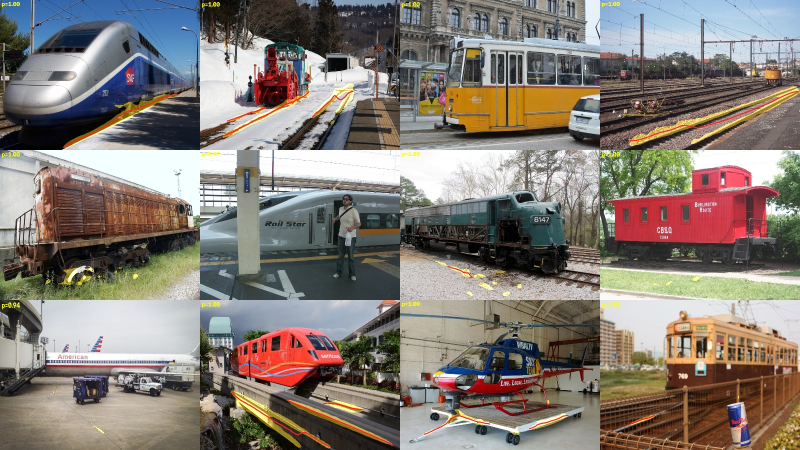
#> input picture runs/qa_holdout.jpg, 1600 x 900 px (shown at 1/2 size)
$ python -i geometric_rails.py   (imports and definitions only)   (older library calls are emulated)
#> lines starting #> are read from the running program, lines starting #| are printed output that depends on the picture
"""
geometric_rails.py — детектор рельсов на реальных фото классическими методами CV.

Рельсы — это не просто "две линии". У настоящего пути есть жёсткая структура:

  1. Оба рельса сходятся в одной точке схода (перспектива).
  2. Колея постоянна -> после перспективной РЕКТИФИКАЦИИ (вид сверху) рельсы
     становятся двумя прямыми на фиксированных координатах.
  3. Между рельсами лежат ШПАЛЫ — квазипериодические поперечные полосы.
     В ректифицированной полосе их период постоянен, поэтому автокорреляция
     профиля поперечных градиентов даёт резкий пик. Это самый сильный признак,
     отличающий путь от дороги/забора/случайных линий.
  4. Головка рельса — узкий гребень (ridge) яркости вдоль всей линии.

Модуль работает без обучения и используется:
  * как самостоятельный детектор;
  * как генератор псевдо-разметки для обучения нейросети (self-training):
    в обучение идут только кадры с высоким score.

API:
    det = detect_rails(bgr_image)
    mask = rails_to_mask(det, image.shape)
    vis  = draw_detection(image, det)
"""

from __future__ import annotations

from dataclasses import dataclass, field

import cv2
import numpy as np

# ---------------------------------------------------------------------------
WORK_WIDTH = 640           # рабочее разрешение по ширине
MIN_LINE_FRAC = 0.09       # мин. длина отрезка Хафа (доля высоты кадра)
VP_TOP_FRAC = 0.02         # допустимая зона точки схода по вертикали
VP_BOTTOM_FRAC = 0.90
MAX_CANDIDATES = 16        # сколько линий-кандидатов берём в перебор пар
RECT_ROWS, RECT_COLS = 128, 64      # размер ректифицированной полосы


@dataclass
class RailPair:
    """Одна колея: два рельса, заданные полилиниями в координатах кадра."""

    left: np.ndarray                  # (N,2) снизу вверх
    right: np.ndarray                 # (N,2)
    score: float
    parts: dict = field(default_factory=dict)
    vanishing_point: tuple[float, float] | None = None
    rectified: np.ndarray | None = None    # полоса "вид сверху" (для отладки)

    @property
    def center(self) -> np.ndarray:
        return (self.left + self.right) / 2.0


@dataclass
class RailDetection:
    pairs: list[RailPair] = field(default_factory=list)
    vanishing_point: tuple[float, float] | None = None
    score: float = 0.0
    scale: float = 1.0

    @property
    def found(self) -> bool:
        return len(self.pairs) > 0


# ---------------------------------------------------------------------------
# признаки изображения
# ---------------------------------------------------------------------------
def ridge_response(gray: np.ndarray, widths=(2, 3, 5, 8, 12)) -> np.ndarray:
    """Отклик на УЗКУЮ линию (светлую или тёмную) поперёк оси X.

        r_w(x) = min( I(x) - I(x-w), I(x) - I(x+w) )     — светлый гребень
                 min( I(x-w) - I(x), I(x+w) - I(x) )     — тёмный гребень

    В отличие от лапласиана, min(...) даёт отклик ТОЛЬКО если яркость падает
    с обеих сторон, т.е. это действительно узкая линия (головка рельса), а не
    ступенька (край платформы, стена дома, граница асфальта). Это критично:
    именно ступеньки давали ложные срабатывания.
    """
    g = cv2.GaussianBlur(gray, (0, 0), 1.0).astype(np.float32)
    best = np.zeros_like(g)
    for w in widths:
        left = np.roll(g, w, axis=1)
        right = np.roll(g, -w, axis=1)
        bright = np.minimum(g - left, g - right)
        dark = np.minimum(left - g, right - g)
        best = np.maximum(best, np.maximum(bright, dark))
    m = max(widths)
    best[:, :m] = 0
    best[:, -m:] = 0
    best = np.maximum(best, 0)
    hi = np.percentile(best, 99.0) + 1e-6
    return np.clip(best / hi, 0, 1)


def line_segments(gray: np.ndarray) -> tuple[np.ndarray, np.ndarray]:
    h, _ = gray.shape
    blur = cv2.GaussianBlur(gray, (5, 5), 0)
    med = float(np.median(blur))
    edges = cv2.Canny(blur, int(max(20, 0.66 * med)), int(min(255, 1.33 * med)))
    lines = cv2.HoughLinesP(edges, 1, np.pi / 180, threshold=45,
                            minLineLength=int(h * MIN_LINE_FRAC),
                            maxLineGap=int(h * 0.035))
    if lines is None or len(lines) == 0:
        return np.zeros((0, 4), np.float32), edges
    return np.asarray(lines, np.float32).reshape(-1, 4), edges


def estimate_vanishing_point(segs: np.ndarray, h: int, w: int) -> tuple[float, float] | None:
    """RANSAC по пересечениям длинных наклонных отрезков."""
    if len(segs) < 2:
        return None
    keep, lengths = [], []
    for s in segs:
        ang = abs(np.degrees(np.arctan2(s[3] - s[1], s[2] - s[0])))
        ang = min(ang, 180 - ang)
        ln = float(np.hypot(s[2] - s[0], s[3] - s[1]))
        if 8 < ang < 89 and ln > h * MIN_LINE_FRAC:
            keep.append(s)
            lengths.append(ln)
    if len(keep) < 2:
        return None
    keep = np.asarray(keep, np.float32)
    lengths = np.asarray(lengths, np.float32)

    p1 = np.stack([keep[:, 0], keep[:, 1], np.ones(len(keep))], 1)
    p2 = np.stack([keep[:, 2], keep[:, 3], np.ones(len(keep))], 1)
    lines = np.cross(p1, p2)
    norms = np.hypot(lines[:, 0], lines[:, 1]) + 1e-9

    rng = np.random.default_rng(0)
    n = len(lines)
    pairs = rng.integers(0, n, size=(min(600, max(50, n * 4)), 2))
    best_vp, best_inl = None, -1.0
    tol = max(3.0, h * 0.012)
    for i, j in pairs:
        if i == j:
            continue
        v = np.cross(lines[i], lines[j])
        if abs(v[2]) < 1e-6:
            continue
        vx, vy = float(v[0] / v[2]), float(v[1] / v[2])
        if not (-2.5 * w < vx < 3.5 * w and h * VP_TOP_FRAC < vy < h * VP_BOTTOM_FRAC):
            continue
        d = np.abs(lines[:, 0] * vx + lines[:, 1] * vy + lines[:, 2]) / norms
        inl = float(lengths[d < tol].sum())
        if inl > best_inl:
            best_inl, best_vp = inl, (vx, vy)
    return best_vp


# ---------------------------------------------------------------------------
# ректификация колеи ("вид сверху") и признаки пути
# ---------------------------------------------------------------------------
def rectify_strip(img: np.ndarray, xs_l: np.ndarray, xs_r: np.ndarray,
                  ys: np.ndarray, margin: float = 0.35,
                  rows: int = RECT_ROWS, cols: int = RECT_COLS) -> np.ndarray:
    """Развернуть полосу пути в прямоугольник.

    Строки ys уже выбраны равномерно по 1/(y - vy), т.е. равномерно по
    расстоянию в мире -> шпалы становятся равноотстоящими полосами.
    Колонки: t от -margin до 1+margin, где t=0 — левый рельс, t=1 — правый.
    """
    k = np.linspace(0, len(ys) - 1, rows)
    xl = np.interp(k, np.arange(len(ys)), xs_l)
    xr = np.interp(k, np.arange(len(ys)), xs_r)
    yy = np.interp(k, np.arange(len(ys)), ys)

    t = np.linspace(-margin, 1.0 + margin, cols)[None, :]
    map_x = (xl[:, None] + (xr - xl)[:, None] * t).astype(np.float32)
    map_y = np.repeat(yy[:, None], cols, axis=1).astype(np.float32)
    return cv2.remap(img, map_x, map_y, cv2.INTER_LINEAR,
                     borderMode=cv2.BORDER_REPLICATE)


def _autocorr_peak(profile: np.ndarray, min_lag: int = 3, max_lag: int = 40) -> float:
    """Сила периодичности профиля (0..1) — ищем шпалы."""
    p = profile - cv2.blur(profile.reshape(-1, 1), (1, 15)).ravel()   # детренд
    if p.std() < 1e-6:
        return 0.0
    p = (p - p.mean()) / (p.std() + 1e-9)
    n = len(p)
    max_lag = min(max_lag, n // 3)
    if max_lag <= min_lag:
        return 0.0
    ac = np.array([float(np.dot(p[:-l], p[l:]) / (n - l)) for l in range(min_lag, max_lag)])
    return float(np.clip(ac.max(), 0, 1))


def track_features(img_gray: np.ndarray, ridge: np.ndarray, sat: np.ndarray,
                   xs_l: np.ndarray, xs_r: np.ndarray, ys: np.ndarray) -> dict:
    """Признаки гипотезы "между xs_l и xs_r — колея"."""
    rect_g = rectify_strip(img_gray, xs_l, xs_r, ys)
    rect_r = rectify_strip(ridge, xs_l, xs_r, ys)
    rect_s = rectify_strip(sat, xs_l, xs_r, ys)
    rows, cols = rect_g.shape
    margin = 0.35
    t_axis = np.linspace(-margin, 1 + margin, cols)
    inner = (t_axis > 0.12) & (t_axis < 0.88)
    if inner.sum() < 4:
        return {}

    # --- 1. шпалы: поперечные градиенты внутри колеи, периодичные по глубине ---
    gk = np.abs(cv2.Sobel(rect_g.astype(np.float32), cv2.CV_32F, 0, 1, ksize=3))
    gu = np.abs(cv2.Sobel(rect_g.astype(np.float32), cv2.CV_32F, 1, 0, ksize=3))
    prof = gk[:, inner].mean(axis=1)
    sleeper_periodicity = _autocorr_peak(prof)
    transverse_ratio = float(np.clip(
        (gk[:, inner].mean() / (gu[:, inner].mean() + 1e-6) - 0.9) / 0.8, 0, 1))

    # --- 2. рельсы: пики ridge-отклика ровно на t=0 и t=1 ---
    col_prof = rect_r.mean(axis=0)
    col_prof = col_prof / (col_prof.mean() + 1e-6)
    def peak_at(t0: float, tol: float = 0.09) -> float:
        sel = np.abs(t_axis - t0) < tol
        return float(col_prof[sel].max()) if sel.any() else 0.0
    left_peak, right_peak = peak_at(0.0), peak_at(1.0)
    rail_peaks = float(np.clip((min(left_peak, right_peak) - 1.0) / 1.1, 0, 1))

    # --- 3. непрерывность рельса: в скольких строках рядом с t=0/1 есть отклик ---
    def continuity(t0: float, tol: float = 0.09) -> float:
        sel = np.abs(t_axis - t0) < tol
        if not sel.any():
            return 0.0
        band = rect_r[:, sel].max(axis=1)
        return float((band > 0.14).mean())
    cont = min(continuity(0.0), continuity(1.0))

    # --- 4. балласт между рельсами: слабо насыщенный, но текстурный ---
    grayness = float(np.clip(1.0 - rect_s[:, inner].mean() / 95.0, 0, 1))
    texture = float(np.clip(gk[:, inner].mean() / 16.0, 0, 1))

    # --- 5. симметрия рельсов ---
    symmetry = 1.0 - abs(left_peak - right_peak) / (left_peak + right_peak + 1e-6)

    return dict(sleepers=round(sleeper_periodicity, 3),
                transverse=round(transverse_ratio, 3),
                rail_peaks=round(rail_peaks, 3),
                continuity=round(cont, 3),
                grayness=round(grayness, 3),
                texture=round(texture, 3),
                symmetry=round(float(symmetry), 3),
                _rect=rect_g)


def score_from_features(f: dict, width_frac: float) -> float:
    """Свести признаки в один score [0..1]."""
    if not f:
        return 0.0
    if not (0.05 < width_frac < 0.9):
        return 0.0
    # Ключевые признаки: рельсы видны (continuity, rail_peaks) И между ними шпалы.
    rail_term = 0.5 * f["continuity"] + 0.5 * f["rail_peaks"]
    sleeper_term = 0.65 * f["sleepers"] + 0.35 * f["transverse"]
    context = 0.5 * f["grayness"] + 0.5 * f["texture"]
    score = (0.44 * rail_term + 0.34 * sleeper_term +
             0.12 * context + 0.10 * f["symmetry"])
    # штраф, если один из рельсов почти не виден
    if f["continuity"] < 0.25 or f["rail_peaks"] < 0.05:
        score *= 0.55
    return float(np.clip(score, 0, 1))


# ---------------------------------------------------------------------------
# геометрия гипотез
# ---------------------------------------------------------------------------
def _line_x_at_y(seg: np.ndarray, y: float) -> float | None:
    x1, y1, x2, y2 = seg
    if abs(y2 - y1) < 1e-6:
        return None
    return float(x1 + (y - y1) / (y2 - y1) * (x2 - x1))


def ridge_segments(ridge: np.ndarray, h: int) -> np.ndarray:
    """Отрезки, найденные прямо по карте гребней — это кандидаты в рельсы."""
    binm = (ridge > 0.22).astype(np.uint8) * 255
    binm = cv2.morphologyEx(binm, cv2.MORPH_CLOSE, np.ones((3, 3), np.uint8))
    lines = cv2.HoughLinesP(binm, 1, np.pi / 180, threshold=40,
                            minLineLength=int(h * MIN_LINE_FRAC),
                            maxLineGap=int(h * 0.05))
    if lines is None or len(lines) == 0:
        return np.zeros((0, 4), np.float32)
    return np.asarray(lines, np.float32).reshape(-1, 4)


def _mean_along(field: np.ndarray, seg: np.ndarray, n: int = 40) -> float:
    """Среднее значение карты вдоль отрезка (с допуском ±1 px)."""
    h, w = field.shape
    xs = np.linspace(seg[0], seg[2], n)
    ys = np.linspace(seg[1], seg[3], n)
    vals = []
    for x, y in zip(xs, ys):
        xi, yi = int(round(x)), int(round(y))
        if 0 <= yi < h and 1 <= xi < w - 1:
            vals.append(field[yi, xi - 1:xi + 2].max())
    return float(np.mean(vals)) if vals else 0.0


def _candidate_lines(segs: np.ndarray, vp: tuple[float, float],
                     h: int, w: int, ridge: np.ndarray) -> list[np.ndarray]:
    """Отрезки, продолжение которых проходит через точку схода И которые
    лежат на гребне яркости (то есть похожи на головку рельса)."""
    vx, vy = vp
    scored = []
    tol = max(4.0, h * 0.022)
    for s in segs:
        x1, y1, x2, y2 = s
        ln = float(np.hypot(x2 - x1, y2 - y1))
        if ln < h * MIN_LINE_FRAC:
            continue
        dist = abs((y2 - y1) * vx - (x2 - x1) * vy + x2 * y1 - y2 * x1) / (ln + 1e-9)
        if dist > tol:
            continue
        if max(y1, y2) < vy + h * 0.04:          # целиком выше горизонта
            continue
        rsup = _mean_along(ridge, s)
        if rsup < 0.06:                          # на линии нет гребня — не рельс
            continue
        scored.append((ln * (0.4 + rsup), s))
    scored.sort(key=lambda t: -t[0])
    return [s for _, s in scored[:MAX_CANDIDATES]]


def _depth_uniform_rows(vp_y: float, y_bottom: float, y_top: float, n: int) -> np.ndarray:
    """Строки, равномерные по расстоянию в мире (равномерные по 1/(y-vy))."""
    eps = 1e-3
    u0 = 1.0 / max(eps, y_bottom - vp_y)
    u1 = 1.0 / max(eps, y_top - vp_y)
    u = np.linspace(u0, u1, n)
    return (vp_y + 1.0 / np.maximum(u, eps)).astype(np.float32)


def _profile_through_vp(vp, x_anchor: float, y_anchor: float, ys: np.ndarray) -> np.ndarray:
    vx, vy = vp
    denom = y_anchor - vy
    if abs(denom) < 1e-6:
        return np.full_like(ys, x_anchor, dtype=np.float32)
    t = (ys - vy) / denom
    return (vx + t * (x_anchor - vx)).astype(np.float32)


def _refine_curve(ridge: np.ndarray, xs: np.ndarray, ys: np.ndarray,
                  search: int = 7) -> np.ndarray:
    """Подтянуть полилинию к локальным максимумам ridge (ловит кривые пути)."""
    h, w = ridge.shape
    out = xs.astype(np.float32).copy()
    shift = 0.0
    for i in range(len(ys)):
        yi = int(round(float(ys[i])))
        if not (0 <= yi < h):
            continue
        base = out[i] + shift * 0.6
        a, b = max(0, int(base - search)), min(w, int(base + search + 1))
        if b - a < 3:
            continue
        strip = ridge[yi, a:b]
        k = int(np.argmax(strip))
        if strip[k] < 0.12:
            shift *= 0.5
            continue
        new_x = float(a + k)
        shift = new_x - out[i]
        out[i] = 0.55 * out[i] + 0.45 * new_x
    if len(out) >= 7:
        out = np.convolve(np.pad(out, 3, mode="edge"), np.ones(7) / 7.0, mode="valid")
    return out.astype(np.float32)


# ---------------------------------------------------------------------------
def detect_rails(image: np.ndarray, max_pairs: int = 2, min_score: float = 0.45,
                 refine: bool = True) -> RailDetection:
    """Найти рельсы на кадре BGR."""
    if image is None or image.size == 0:
        return RailDetection()

    H, W = image.shape[:2]
    scale = WORK_WIDTH / W if W > WORK_WIDTH else 1.0
    img = cv2.resize(image, None, fx=scale, fy=scale, interpolation=cv2.INTER_AREA) \
        if scale != 1.0 else image.copy()
    h, w = img.shape[:2]

    gray = cv2.createCLAHE(2.0, (8, 8)).apply(cv2.cvtColor(img, cv2.COLOR_BGR2GRAY))
    sat = cv2.cvtColor(img, cv2.COLOR_BGR2HSV)[:, :, 1].astype(np.float32)
    ridge = ridge_response(gray)
    segs_edge, _ = line_segments(gray)
    segs_ridge = ridge_segments(ridge, h)
    segs = np.vstack([segs_edge, segs_ridge]) if len(segs_ridge) else segs_edge

    vp = estimate_vanishing_point(segs, h, w)
    det = RailDetection(scale=scale)
    if vp is None:
        return det
    det.vanishing_point = (vp[0] / scale, vp[1] / scale)

    cands = _candidate_lines(segs, vp, h, w, ridge)
    if len(cands) < 2:
        return det

    # якорная строка: чуть ниже самой нижней точки самого длинного кандидата
    y_anchor = float(min(h - 1, max(np.max(s[[1, 3]]) for s in cands)))
    y_anchor = max(y_anchor, vp[1] + h * 0.12)
    y_top = float(min(h - 5, max(0.0, vp[1]) + h * 0.05))
    if y_anchor - y_top < h * 0.12:
        return det
    ys = _depth_uniform_rows(vp[1], y_anchor, y_top, 64)

    anchors = []
    for s in cands:
        x = _line_x_at_y(s, y_anchor)
        if x is not None and -w * 0.4 < x < w * 1.4:
            anchors.append(x)
    anchors = sorted(set(round(a, 1) for a in anchors))
    if len(anchors) < 2:
        return det

    hyps = []
    for i in range(len(anchors)):
        for j in range(i + 1, len(anchors)):
            gauge = anchors[j] - anchors[i]
            if not (w * 0.05 < gauge < w * 0.9):
                continue
            xs_l = _profile_through_vp(vp, anchors[i], y_anchor, ys)
            xs_r = _profile_through_vp(vp, anchors[j], y_anchor, ys)
            f = track_features(gray, ridge, sat, xs_l, xs_r, ys)
            sc = score_from_features(f, gauge / w)
            if sc > min_score * 0.6:
                hyps.append((sc, f, xs_l, xs_r))
    if not hyps:
        return det
    hyps.sort(key=lambda t: -t[0])

    used: list[tuple[float, float]] = []
    for sc, f, xs_l, xs_r in hyps[:8]:
        if len(det.pairs) >= max_pairs:
            break
        cx = float((xs_l[0] + xs_r[0]) / 2)
        gauge = float(abs(xs_r[0] - xs_l[0]))
        if any(abs(cx - c) < 0.6 * max(g, gauge) for c, g in used):
            continue
        if refine:
            xs_l = _refine_curve(ridge, xs_l, ys)
            xs_r = _refine_curve(ridge, xs_r, ys)
            f = track_features(gray, ridge, sat, xs_l, xs_r, ys)
            sc = score_from_features(f, abs(xs_r[0] - xs_l[0]) / w)
        if sc < min_score:
            continue
        inv = 1.0 / scale
        rect = f.pop("_rect", None)
        det.pairs.append(RailPair(
            left=np.stack([xs_l * inv, ys * inv], 1),
            right=np.stack([xs_r * inv, ys * inv], 1),
            score=float(sc), parts={k: v for k, v in f.items() if not k.startswith("_")},
            vanishing_point=det.vanishing_point, rectified=rect))
        used.append((cx, gauge))

    det.pairs.sort(key=lambda p: -p.score)
    det.score = det.pairs[0].score if det.pairs else 0.0
    return det


# ---------------------------------------------------------------------------
# [43 lines left out: functions rails_to_mask, draw_detection, not called in this run]

>>> import cv2
>>> picture = cv2.imread('../../runs/qa_holdout.jpg')
#> picture is the input picture: shape (900, 1600, 3); mean B, G, R 116.8, 124.1, 132.4
>>> result = detect_rails(picture)
#> in detect_rails, `sat = cv2.cvtColor(img, cv2.COLOR_BGR2HSV)[:, :, 1].astype(np.float32)`:
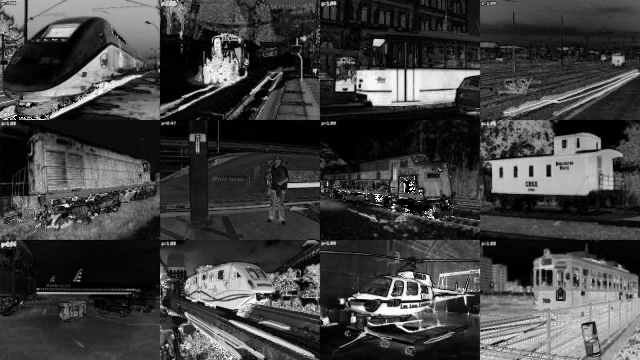
#> sat: shape (360, 640) float32; min 0, max 255, mean 65
#> in ridge_response, `g = cv2.GaussianBlur(gray, (0, 0), 1.0).astype(np.float32)`:
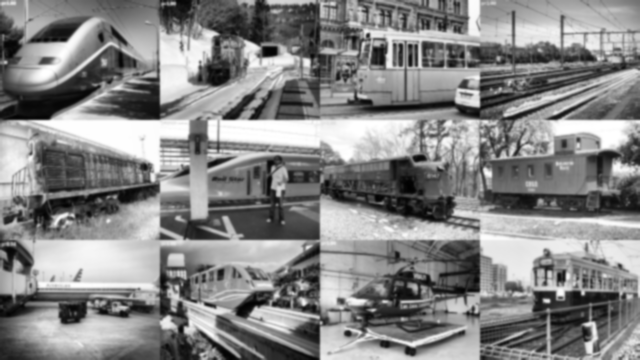
#> g: shape (360, 640) float32; min 1, max 255, mean 133.9
#> the loop in ridge_response, `for w in widths:` made 5 passes
#> pass 1, in ridge_response, `left = np.roll(g, w, axis=1)`:
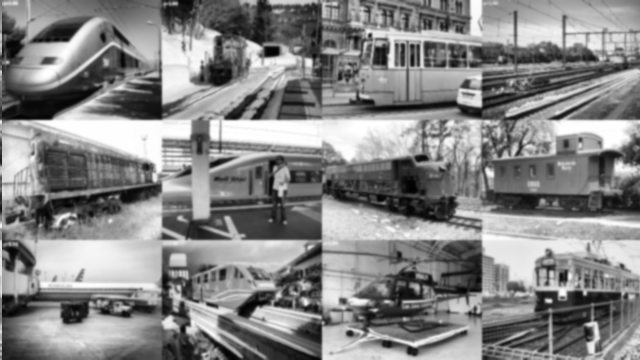
#> left: shape (360, 640) float32; min 1, max 255, mean 133.9
#> pass 1, in ridge_response, `right = np.roll(g, -w, axis=1)`:
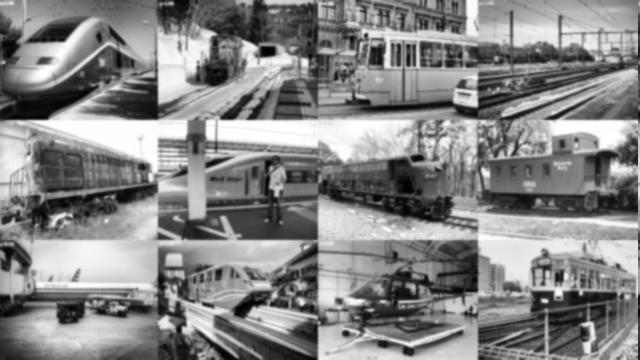
#> right: shape (360, 640) float32; min 1, max 255, mean 133.9
#> pass 1, in ridge_response, `dark = np.minimum(left - g, right - g)`:
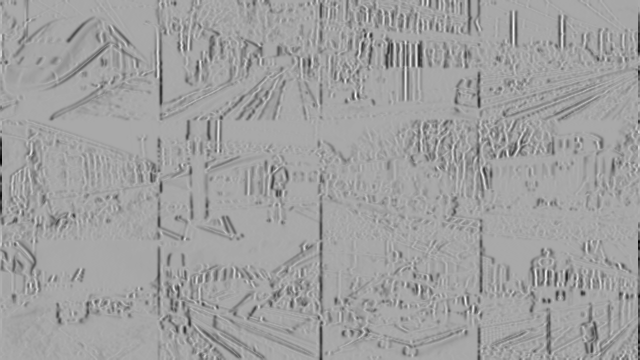
#> dark: shape (360, 640) float32; min -189, max 95, mean -10.8; drawn with min black and max white
#> after the loop in ridge_response, `for w in widths:`:
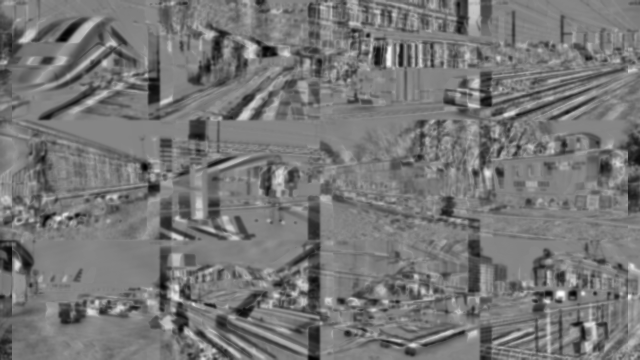
#> bright: shape (360, 640) float32; min -236, max 215, mean -26; drawn with min black and max white
#> in ridge_response, `best[:, -m:] = 0`:
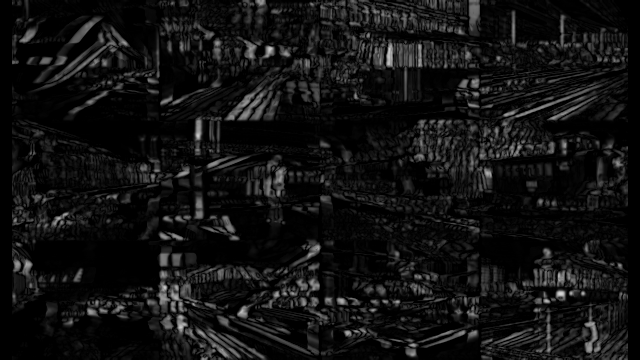
#> best: shape (360, 640) float32; min 0, max 215, mean 17.9
#> in ridge_response, `hi = np.percentile(best, 99.0) + 1e-6`: hi = 119
#> (the rest of the program and of its run is left out)
